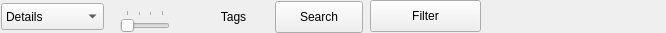
<?xml version="1.0" encoding="UTF-8"?>
<ui version="4.0">
 <class>BrowserToolBar</class>
 <widget class="QWidget" name="BrowserToolBar">
  <property name="geometry">
   <rect>
    <x>0</x>
    <y>0</y>
    <width>666</width>
    <height>33</height>
   </rect>
  </property>
  <property name="windowTitle">
   <string>Browser</string>
  </property>
  <widget class="QComboBox" name="changeView">
   <property name="geometry">
    <rect>
     <x>1</x>
     <y>3</y>
     <width>103</width>
     <height>27</height>
    </rect>
   </property>
   <item>
    <property name="text">
     <string>Details</string>
    </property>
    <property name="icon">
     <iconset resource="gui.qrc">
      <normaloff>:/view_detailed.png</normaloff>:/view_detailed.png</iconset>
    </property>
   </item>
   <item>
    <property name="text">
     <string>Icons</string>
    </property>
    <property name="icon">
     <iconset resource="gui.qrc">
      <normaloff>:/view_icon.png</normaloff>:/view_icon.png</iconset>
    </property>
   </item>
  </widget>
  <widget class="QToolButton" name="tags">
   <property name="geometry">
    <rect>
     <x>198</x>
     <y>1</y>
     <width>71</width>
     <height>32</height>
    </rect>
   </property>
   <property name="text">
    <string>Tags</string>
   </property>
   <property name="icon">
    <iconset resource="gui.qrc">
     <normaloff>:/highlight</normaloff>:/highlight</iconset>
   </property>
   <property name="popupMode">
    <enum>QToolButton::InstantPopup</enum>
   </property>
   <property name="toolButtonStyle">
    <enum>Qt::ToolButtonTextBesideIcon</enum>
   </property>
   <property name="autoRaise">
    <bool>true</bool>
   </property>
   <property name="arrowType">
    <enum>Qt::NoArrow</enum>
   </property>
  </widget>
  <widget class="QPushButton" name="search">
   <property name="geometry">
    <rect>
     <x>275</x>
     <y>1</y>
     <width>88</width>
     <height>32</height>
    </rect>
   </property>
   <property name="text">
    <string>Search</string>
   </property>
   <property name="icon">
    <iconset resource="gui.qrc">
     <normaloff>:/search_small.png</normaloff>:/search_small.png</iconset>
   </property>
   <property name="checkable">
    <bool>true</bool>
   </property>
   <property name="flat">
    <bool>false</bool>
   </property>
  </widget>
  <widget class="QSlider" name="factorSlider">
   <property name="geometry">
    <rect>
     <x>120</x>
     <y>10</y>
     <width>50</width>
     <height>24</height>
    </rect>
   </property>
   <property name="sizePolicy">
    <sizepolicy hsizetype="Fixed" vsizetype="Fixed">
     <horstretch>0</horstretch>
     <verstretch>0</verstretch>
    </sizepolicy>
   </property>
   <property name="baseSize">
    <size>
     <width>80</width>
     <height>0</height>
    </size>
   </property>
   <property name="minimum">
    <number>1</number>
   </property>
   <property name="maximum">
    <number>4</number>
   </property>
   <property name="orientation">
    <enum>Qt::Horizontal</enum>
   </property>
   <property name="tickPosition">
    <enum>QSlider::TicksAbove</enum>
   </property>
   <property name="tickInterval">
    <number>1</number>
   </property>
  </widget>
  <widget class="QPushButton" name="filter">
   <property name="geometry">
    <rect>
     <x>370</x>
     <y>0</y>
     <width>111</width>
     <height>32</height>
    </rect>
   </property>
   <property name="text">
    <string>Filter</string>
   </property>
   <property name="icon">
    <iconset resource="gui.qrc">
     <normaloff>:/filter</normaloff>:/filter</iconset>
   </property>
   <property name="checkable">
    <bool>true</bool>
   </property>
   <property name="flat">
    <bool>false</bool>
   </property>
  </widget>
  <action name="actionAttributes">
   <property name="icon">
    <iconset resource="gui.qrc">
     <normaloff>:/menuedit</normaloff>:/menuedit</iconset>
   </property>
   <property name="text">
    <string>attributes</string>
   </property>
   <property name="toolTip">
    <string>Edit attributes to display as column in the detailed view</string>
   </property>
  </action>
  <action name="actionBookmark">
   <property name="icon">
    <iconset resource="gui.qrc">
     <normaloff>:/bookmark_add.png</normaloff>:/bookmark_add.png</iconset>
   </property>
   <property name="text">
    <string>bookmark</string>
   </property>
   <property name="toolTip">
    <string>Add nodes to bookmark</string>
   </property>
  </action>
  <action name="actionFactorPlus">
   <property name="icon">
    <iconset resource="gui.qrc">
     <normaloff>:/viewmag+</normaloff>:/viewmag+</iconset>
   </property>
   <property name="text">
    <string>factorPlus</string>
   </property>
   <property name="toolTip">
    <string>Icons zoom in</string>
   </property>
  </action>
  <action name="actionFactorMinus">
   <property name="icon">
    <iconset resource="gui.qrc">
     <normaloff>:/viewmag-</normaloff>:/viewmag-</iconset>
   </property>
   <property name="text">
    <string>factorMinus</string>
   </property>
   <property name="toolTip">
    <string>Icons zoom out</string>
   </property>
  </action>
 </widget>
 <resources>
  <include location="gui.qrc"/>
 </resources>
 <connections/>
</ui>
